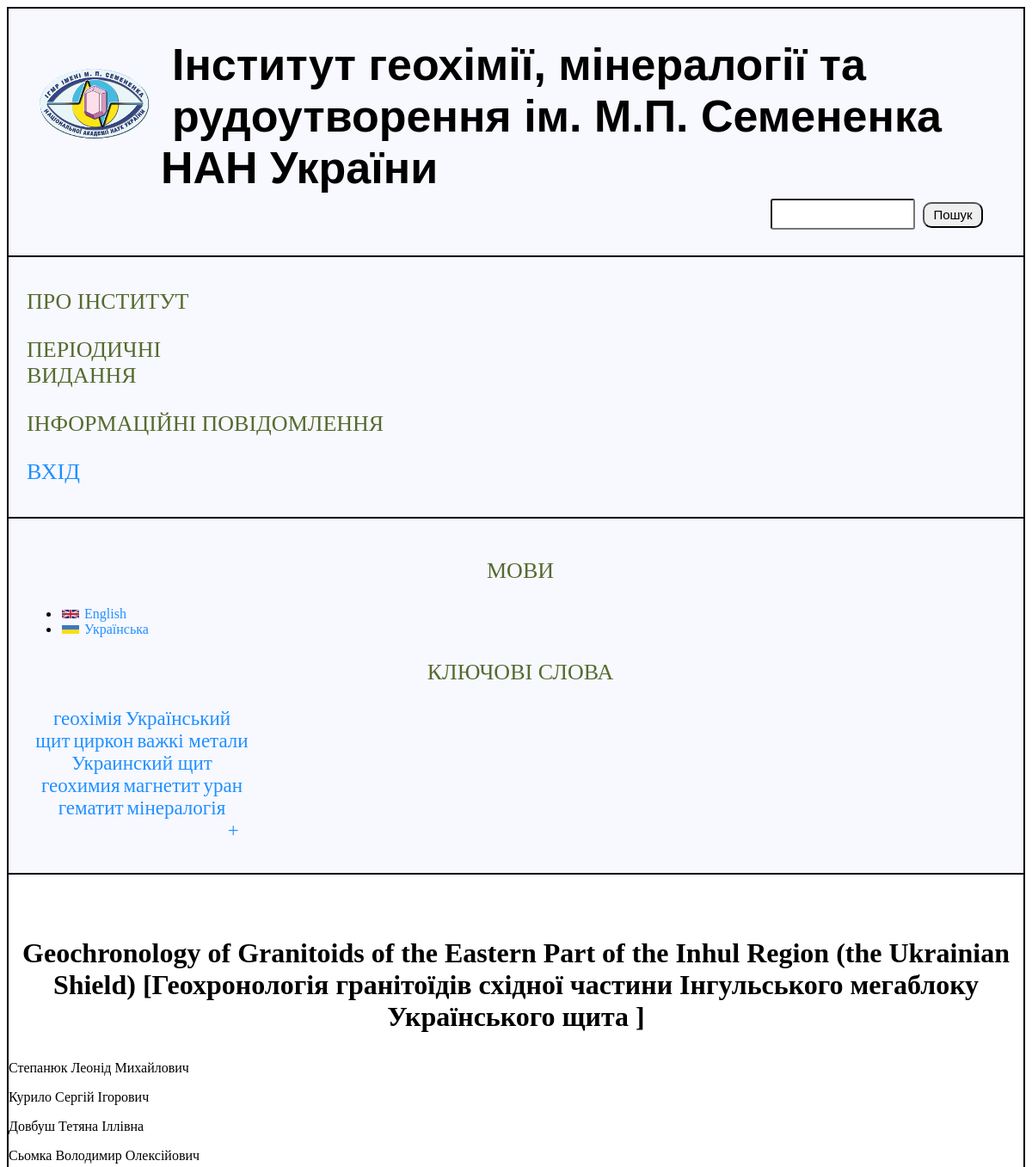
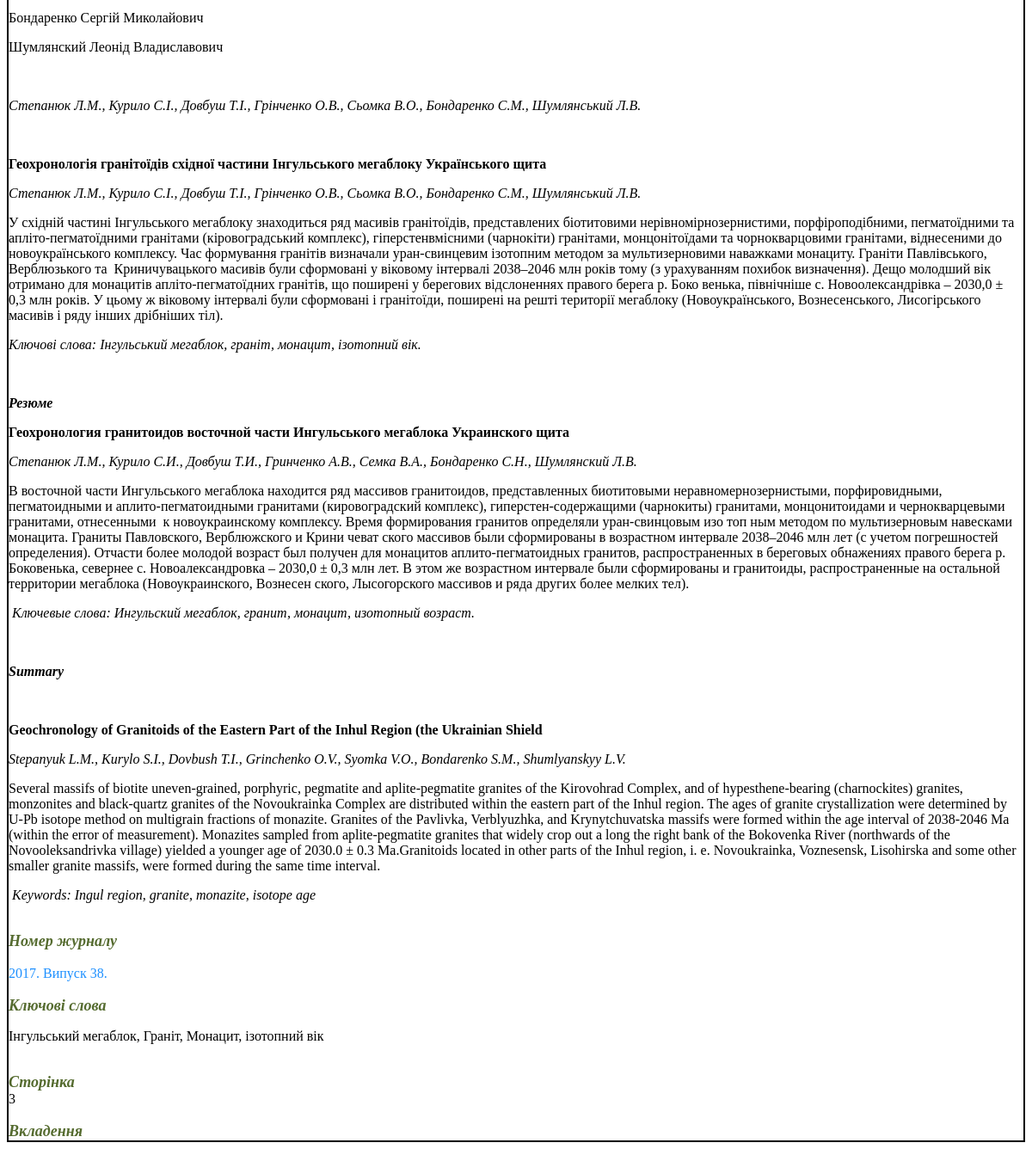
/view_article.php?art_id=1, run on the app's committed database (2 pictures, top to bottom).
### tables this page shows
CREATE TABLE `keywords` (
  `word_id` int(11) NOT NULL,
  `keyword` varchar(255) NOT NULL
);

CREATE TABLE `articles` (
  `art_id` int(11) NOT NULL,
  `art_title` longtext NOT NULL,
  `authors_rel` longtext NOT NULL,
  `authors_oth` longtext NOT NULL,
  `page` varchar(3) NOT NULL,
  `main_ua` longtext NOT NULL,
  `main_ru` longtext NOT NULL,
  `main_en` longtext NOT NULL,
  `number_mag` varchar(255) NOT NULL,
  `keywords` longtext NOT NULL,
  `include` longtext NOT NULL
);

### view_article.php (the view, shortened to what this page needs)
<?php
	$art_id = $_GET["art_id"];
?>
<!DOCTYPE html>
<html>
<head>
	<link rel="stylesheet" type="text/css" href="css/style.css">
</head>
<body>
	<div id="block-body">
	<header id="head">
		<div id="block-header">
			<?php
				include("include/block-header.php");
			?>
		</div>
	</header>
	<div id="block-left">
		<?php
			include("include/block-left.php");
		?>
	</div>
	<div id="block-right">
		<?php
			include("include/block-right.php");
		?>
	</div>
	<div id="block-content">
			<?php
			$result = mysql_query("SELECT * FROM articles WHERE art_id = '$art_id'",$link);
		 				if (mysql_num_rows($result) > 0)
						{
	 						$row = mysql_fetch_array($result);
	 					do
	 					{
	 						echo
	 						'
	 							<h1>'.$row["art_title"].'</h1>
	 							'.$row["authors_rel"].'<br>
	 							<i>'.$row["authors_oth"].'</i><br>
	 							'.$row["main_ua"].'<br>
	 							'.$row["main_ru"].'<br>
	 							'.$row["main_en"].'<br>
	 							<span class="g">Номер журналу</span><br><br>
	 							<a href="view_public.php?publication='.$row["number_mag"].'">'.$row["number_mag"].'</a><br><br>
	 							<span class="g">Ключові слова</span><br>
	 							'.$row["keywords"].'<br>
	 							<span class="g">Сторінка</span><br>
	 							'.$row["page"].'<br><br>
	 							<span class="g">Вкладення</span><br>
	 							'.$row["include"].'
	 						';
	 					}
	 					while ($row = mysql_fetch_array($result));
					}
			?>
	</div>
	</div>
</body>
</html>

### include/block-right.php (shortened to what this page needs)
<link rel="stylesheet" type="text/css" href="css/style.css">
<link rel="stylesheet" type="text/css" href="css/reset.css">
<div class="center">
    <p class="zaglavie">МОВИ</p>
<ul class="listik">
    <li><img src="img/uk.gif" class="lang"><a href="">English</a></li>
    <li><img src="img/ua.gif" class="lang"><a href="">Українська</a></li>
</ul>
<p class="zaglavie">КЛЮЧОВІ СЛОВА</p>
<p class="words">
    <?php
    $result=mysql_query("SELECT * FROM  keywords LIMIT 10");
        if (mysql_num_rows($result) > 0)
        {
            $row = mysql_fetch_array($result);
                do
                {
                    echo
                    '
                        <a href="view_keywords.php?keyword='.$row["keyword"].'">'.$row["keyword"].'</a>
                    ';
                }
            while ($row = mysql_fetch_array($result));
        }
    ?>
    <br>
        <a class="plus" href="keywords.php">+</a>
</p>
</div>

### css/style.css (style rules this page uses)
#block-body { background-color: #F8F8FF; max-width: 100%; margin: 0 auto; border: 1px solid; }
header { max-width: 100%; border: 1px solid; }
p.zaglavie { color: #556B2F; font-weight: normal; font-size: 26px; font-family: 'Georgia'; margin-left: 10px; }
#block-content { border: 1px solid; background-color: white; }
#block-content h1 { text-align: center; padding-top: 20px; }
.words { margin-left: 10px; width: 250px; }
.words a { text-decoration: none; color: #1E90FF; font-size: 23px; }
.lang { margin-left: 2px; }
.listik li { text-align: left; }
.listik img { width: 20px; height: 10px; margin-right: 6px; }
.plus { margin-left: 85%; }
.g { font-size: 18px; font-weight: bold; font-family: 'Cambria'; font-style: italic; color: #556B2F; }
#block-left { border: 1px solid; text-align: left; padding: 11px; }
#block-right { border: 1px solid; padding: 20px; }
.center { text-align: center; }

### data on the page
keywords: keyword "геохімія"
keywords: keyword "Український щит"
keywords: keyword "циркон"
keywords: keyword "важкі метали"
keywords: keyword "Украинский щит"
keywords: keyword "геохимия"
keywords: keyword "магнетит"
keywords: keyword "уран"
keywords: keyword "гематит"
keywords: keyword "мінералогія"
articles: art_title "Geochronology of Granitoids of the Eastern Part of the Inhul Region (the Ukrainian Shield) [Геохронологія гранітоїдів східної частини Інгульського мегаблоку Українського щита ]", authors_rel "Степанюк Леонід Михайлович Курило Сергій Ігорович Довбуш Тетяна Іллівна Сьомка Володимир Олексійович Бондаренко Сергій Миколайович Шумлянский Леонід Владиславович", authors_oth "Степанюк Л.М., Курило С.І., Довбуш Т.І., Грінченко О.В., Сьомка В.О., Бондаренко С.М., Шумлянський Л.В.", main_ua "Геохронологія гранітоїдів східної частини Інгульського мегаблоку Українського щита Степанюк Л.М., Курило С.І., Довбуш Т.І., Грінченко О.В., Сьомка В.О., Бондаренко С.М., Шумлянський Л.В. У східній частині Інгульського мегаблоку знаходиться ряд масивів гранітоїдів, представлених біотитовими нерівномірнозернистими, порфіроподібними, пегматоїдними та апліто-пегматоїдними гранітами (кіровоградський комплекс), гіперстенвмісними (чарнокіти) гранітами, монцонітоїдами та чорнокварцовими гранітами, віднесеними до новоукраїнського комплексу. Час формування гранітів визначали уран-свинцевим ізотопним методом за мультизерновими наважками монациту. Граніти Павлівського, Верблюзького та Криничувацького…", main_ru "Резюме Геохронология гранитоидов восточной части Ингульського мегаблока Украинского щита Степанюк Л.М., Курило С.И., Довбуш Т.И., Гринченко А.В., Семка В.А., Бондаренко С.Н., Шумлянский Л.В. В восточной части Ингульського мегаблока находится ряд массивов гранитоидов, представленных биотитовыми неравномернозернистыми, порфировидными, пегматоидными и аплито-пегматоидными гранитами (кировоградский комплекс), гиперстен-содержащими (чарнокиты) гранитами, монцонитоидами и чернокварцевыми гранитами, отнесенными к новоукраинскому комплексу. Время формирования гранитов определяли уран-свинцовым изо топ ным методом по мультизерновым навесками монацита. Граниты Павловского, Верблюжского и Крини чеват…", main_en "Summary Geochronology of Granitoids of the Eastern Part of the Inhul Region (the Ukrainian Shield Stepanyuk L.M., Kurylo S.І., Dovbush T.І., Grinchenko O.V., Syomka V.O., Bondarenko S.M., Shumlyanskyy L.V. Several massifs of biotite uneven-grained, porphyric, pegmatite and aplite-pegmatite granites of the Kirovohrad Complex, and of hypesthene-bearing (charnockites) granites, monzonites and black-quartz granites of the Novoukrainka Complex are distributed within the eastern part of the Inhul region. The ages of granite crystallization were determined by U-Pb isotope method on multigrain fractions of monazite. Granites of the Pavlivka, Verblyuzhka, and Krynytchuvatska massifs were formed…", number_mag "2017. Випуск 38.", keywords "Інгульський мегаблок, Граніт, Монацит, ізотопний вік", page "3"
